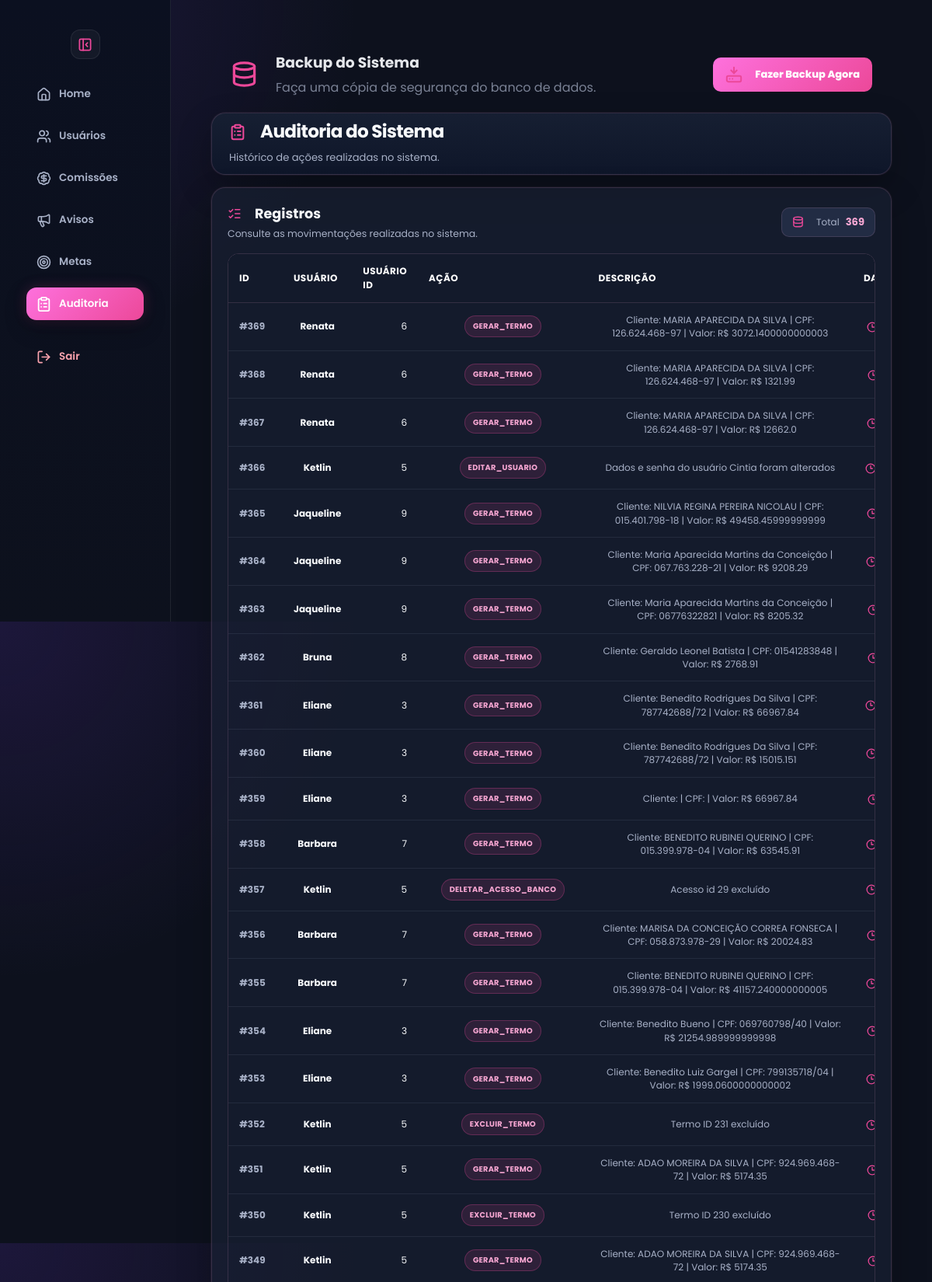
/auditoria (signed in, upper part), run on the app's committed database.
### tables this page shows
CREATE TABLE auditoria (
            id INTEGER PRIMARY KEY AUTOINCREMENT,
            usuario TEXT,
            usuario_id INTEGER,
            acao TEXT,
            descricao TEXT,
            data_hora DATETIME DEFAULT CURRENT_TIMESTAMP
        );

### app.py (the view)
@app.route("/auditoria")
def auditoria():
    if session.get("tipo") not in ["master", "admin", "adm"]:
        return redirect("/home")
    conn = conectar()
    cursor = conn.cursor()
    cursor.execute("""
        SELECT *
        FROM auditoria
        ORDER BY id DESC
        LIMIT 500
    """)
    registros = cursor.fetchall()
    conn.close()
    return render_template(
        "auditoria.html",
        pagina_ativa="auditoria",
        registros=registros,
        tipo=session.get("tipo")
    )

### app.py (called while the page is built)
def tema_usuario():
    if "usuario_id" not in session:
        return "rose"
    conn = conectar()
    cursor = conn.cursor()
    cursor.execute("""
        SELECT tema
        FROM usuarios
        WHERE id = ?
    """, (session["usuario_id"],))
    user = cursor.fetchone()
    conn.close()
    return user["tema"] if user and user["tema"] else "rose"

@app.context_processor
def variaveis_globais():
    return {
        "tema": tema_usuario()
    }

def conectar():
    conn = sqlite3.connect("banco.db")
    conn.row_factory = sqlite3.Row
    return conn

### templates/auditoria.html (shortened to what this page needs)
<!DOCTYPE html>
<html lang="pt-br" data-theme="{{ tema }}">
<head>
    <link rel="stylesheet" href="{{ url_for('static', filename='design.css') }}">
    <link rel="stylesheet" href="{{ url_for('static', filename='style.css') }}">
</head>
<body>
    <div class="sidebar" id="sidebar">
        <button
            type="button"
            class="toggle-btn sidebar-toggle"
            onclick="toggleSidebar()"
            title="Recolher menu">
        </button>
        <a
            href="/home"
            class="{% if pagina_ativa == 'home' %}active{% endif %}">
            <i data-lucide="home"></i>
            <span class="text">Home</span>
        </a>
        {% if tipo|lower|trim in ["master", "adm", "admin"] %}
        <a
            href="/admin?aba=usuarios"
            class="{% if pagina_ativa == 'usuarios' %}active{% endif %}">
            <i data-lucide="users"></i>
            <span class="text">Usuários</span>
        </a>
        {% if tipo|lower|trim == "master" %}
        <a
            href="/admin?aba=comissoes"
            class="{% if pagina_ativa == 'comissoes' %}active{% endif %}">
            <i data-lucide="badge-dollar-sign"></i>
            <span class="text">Comissões</span>
        </a>
        {% endif %}
        <a
            href="/admin?aba=avisos"
            class="{% if pagina_ativa == 'avisos' %}active{% endif %}">
            <i data-lucide="megaphone"></i>
            <span class="text">Avisos</span>
        </a>
        <a
            href="/admin?aba=metas"
            class="{% if pagina_ativa == 'metas' %}active{% endif %}">
            <i data-lucide="target"></i>
            <span class="text">Metas</span>
        </a>
        <a
            href="/auditoria"
            class="{% if pagina_ativa == 'auditoria' %}active{% endif %}">
            <i data-lucide="clipboard-list"></i>
            <span class="text">Auditoria</span>
        </a>
        {% endif %}
        <a href="/logout">
            <i data-lucide="log-out"></i>
            <span class="text">Sair</span>
        </a>
    </div>
    <div class="conteudo">
        <div class="page auditoria-page">
<div class="backup-container">
    <div class="backup-card">
        <div class="backup-info">
            <i data-lucide="database"></i>
            <div>
                <h3>
                    Backup do Sistema
                </h3>
                <p>
                    Faça uma cópia de segurança do banco de dados.
                </p>
            </div>
        </div>
        <form
            action="/admin/backup"
            method="POST"
            onsubmit="return confirm('Deseja criar um backup agora?')">
            <button
                type="submit"
                class="btn-admin-primary">
                <i data-lucide="hard-drive-download"></i>
                Fazer Backup Agora
            </button>
        </form>
    </div>
</div>
            <div class="topo auditoria-topo">
                <div>
                    <h1>
                        <i data-lucide="clipboard-list"></i>
                        Auditoria do Sistema
                    </h1>
                    <span>
                        Histórico de ações realizadas no sistema.
                    </span>
                </div>
            </div>
            <section class="auditoria-card">
                <div class="auditoria-header">
                    <div>
                        <h2>
                            <i data-lucide="list-checks"></i>
                            Registros
                        </h2>
                        <p>
                            Consulte as movimentações realizadas no sistema.
                        </p>
                    </div>
                    <div class="auditoria-total">
                        <i data-lucide="database"></i>
                        <span>Total</span>
                        <strong>
                            {{ registros|length }}
                        </strong>
                    </div>
                </div>
                <div class="auditoria-table-wrapper">
                    <table class="tabela-auditoria">
                        <thead>
                            <tr>
                                <th>ID</th>
                                <th>Usuário</th>
                                <th>Usuário ID</th>
                                <th>Ação</th>
                                <th>Descrição</th>
                                <th>Data/Hora</th>
                            </tr>
                        </thead>
                        <tbody>
                            {% for r in registros %}
                            <tr>
                                <td class="id-col">
                                    #{{ r["id"] }}
                                </td>
                                <td>
                                    <strong>
                                        {{ r["usuario"] }}
                                    </strong>
                                </td>
                                <td>
                                    {{ r["usuario_id"] }}
                                </td>
                                <td>
                                    <span class="audit-action-badge">
                                        {{ r["acao"] }}
                                    </span>
                                </td>
                                <td class="descricao-auditoria">
                                    {{ r["descricao"] }}
                                </td>
                                <td class="data-auditoria">
                                    <i data-lucide="clock-3"></i>
                                </td>
                            </tr>
                            {% endfor %}
                        </tbody>
                    </table>
                </div>
            </section>
        </div>
    </div>
</body>
</html>

### data on the page
auditoria: id "369", usuario "Renata", usuario_id "6", acao "GERAR_TERMO", descricao "Cliente: MARIA APARECIDA DA SILVA | CPF: 126.624.468-97 | Valor: R$ 3072.1400000000003"
auditoria: id "368", usuario "Renata", usuario_id "6", acao "GERAR_TERMO", descricao "Cliente: MARIA APARECIDA DA SILVA | CPF: 126.624.468-97 | Valor: R$ 1321.99"
auditoria: id "367", usuario "Renata", usuario_id "6", acao "GERAR_TERMO", descricao "Cliente: MARIA APARECIDA DA SILVA | CPF: 126.624.468-97 | Valor: R$ 12662.0"
auditoria: id "366", usuario "Ketlin", usuario_id "5", acao "EDITAR_USUARIO", descricao "Dados e senha do usuário Cintia foram alterados"
auditoria: id "365", usuario "Jaqueline", usuario_id "9", acao "GERAR_TERMO", descricao "Cliente: NILVIA REGINA PEREIRA NICOLAU | CPF: 015.401.798-18 | Valor: R$ 49458.45999999999"
auditoria: id "364", usuario "Jaqueline", usuario_id "9", acao "GERAR_TERMO", descricao "Cliente: Maria Aparecida Martins da Conceição | CPF: 067.763.228-21 | Valor: R$ 9208.29"
auditoria: id "363", usuario "Jaqueline", usuario_id "9", acao "GERAR_TERMO", descricao "Cliente: Maria Aparecida Martins da Conceição | CPF: 06776322821 | Valor: R$ 8205.32"
auditoria: id "362", usuario "Bruna", usuario_id "8", acao "GERAR_TERMO", descricao "Cliente: Geraldo Leonel Batista | CPF: 01541283848 | Valor: R$ 2768.91"
auditoria: id "361", usuario "Eliane", usuario_id "3", acao "GERAR_TERMO", descricao "Cliente: Benedito Rodrigues Da Silva | CPF: 787742688/72 | Valor: R$ 66967.84"
auditoria: id "360", usuario "Eliane", usuario_id "3", acao "GERAR_TERMO", descricao "Cliente: Benedito Rodrigues Da Silva | CPF: 787742688/72 | Valor: R$ 15015.151"
auditoria: id "359", usuario "Eliane", usuario_id "3", acao "GERAR_TERMO", descricao "Cliente: | CPF: | Valor: R$ 66967.84"
auditoria: id "358", usuario "Barbara", usuario_id "7", acao "GERAR_TERMO", descricao "Cliente: BENEDITO RUBINEI QUERINO | CPF: 015.399.978-04 | Valor: R$ 63545.91"
auditoria: id "357", usuario "Ketlin", usuario_id "5", acao "DELETAR_ACESSO_BANCO", descricao "Acesso id 29 excluído"
auditoria: id "356", usuario "Barbara", usuario_id "7", acao "GERAR_TERMO", descricao "Cliente: MARISA DA CONCEIÇÃO CORREA FONSECA | CPF: 058.873.978-29 | Valor: R$ 20024.83"
auditoria: id "355", usuario "Barbara", usuario_id "7", acao "GERAR_TERMO", descricao "Cliente: BENEDITO RUBINEI QUERINO | CPF: 015.399.978-04 | Valor: R$ 41157.240000000005"
auditoria: id "354", usuario "Eliane", usuario_id "3", acao "GERAR_TERMO", descricao "Cliente: Benedito Bueno | CPF: 069760798/40 | Valor: R$ 21254.989999999998"
auditoria: id "353", usuario "Eliane", usuario_id "3", acao "GERAR_TERMO", descricao "Cliente: Benedito Luiz Gargel | CPF: 799135718/04 | Valor: R$ 1999.0600000000002"
auditoria: id "352", usuario "Ketlin", usuario_id "5", acao "EXCLUIR_TERMO", descricao "Termo ID 231 excluído"
auditoria: id "351", usuario "Ketlin", usuario_id "5", acao "GERAR_TERMO", descricao "Cliente: ADAO MOREIRA DA SILVA | CPF: 924.969.468-72 | Valor: R$ 5174.35"
auditoria: id "350", usuario "Ketlin", usuario_id "5", acao "EXCLUIR_TERMO", descricao "Termo ID 230 excluído"
auditoria: id "349", usuario "Ketlin", usuario_id "5", acao "GERAR_TERMO", descricao "Cliente: ADAO MOREIRA DA SILVA | CPF: 924.969.468-72 | Valor: R$ 5174.35"

### other printed values
{{ registros|length }} "369"
